Frame 1 (no input): blank canvas, image omitted
Frame 60 (no input): blank canvas, image omitted
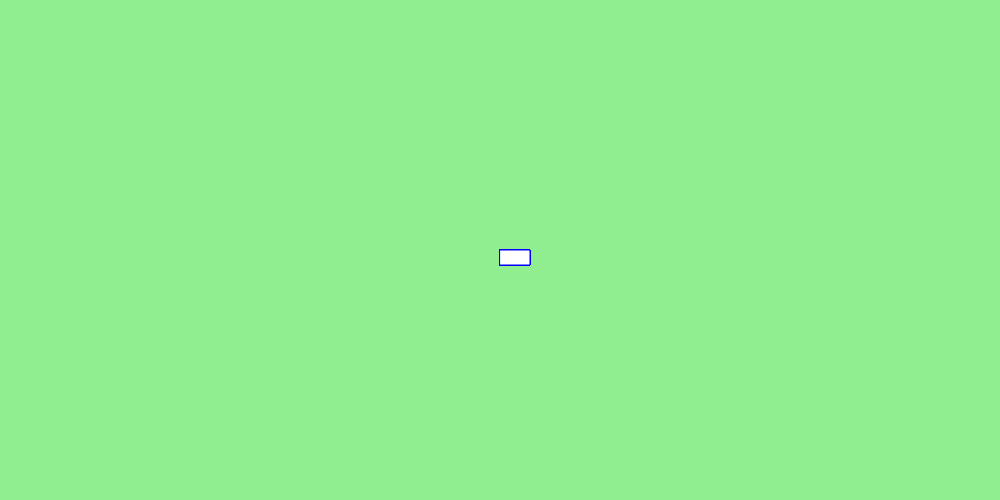
Frame 120 (the mouse pressed at the canvas centre since frame 60)

The p5.js sketch whose frames 1 and 60 were blank and that drew this single picture after the mouse press (run headless with seeded random() and noise() and a simulated clock; from frame 60 on, the mouse is pressed at the canvas centre):

// p5.js sketch
// ── sketch.js
function setup() {
    createCanvas(1000, 500);
    background("lightGreen");
  }
  
  function draw() {
  
    stroke("blue");
    fill("white");
  
    //console.log(mouseISPressed);
    if (mouseIsPressed) {
      rect(mouseX, mouseY, 30, 15);
    }
  }
  
